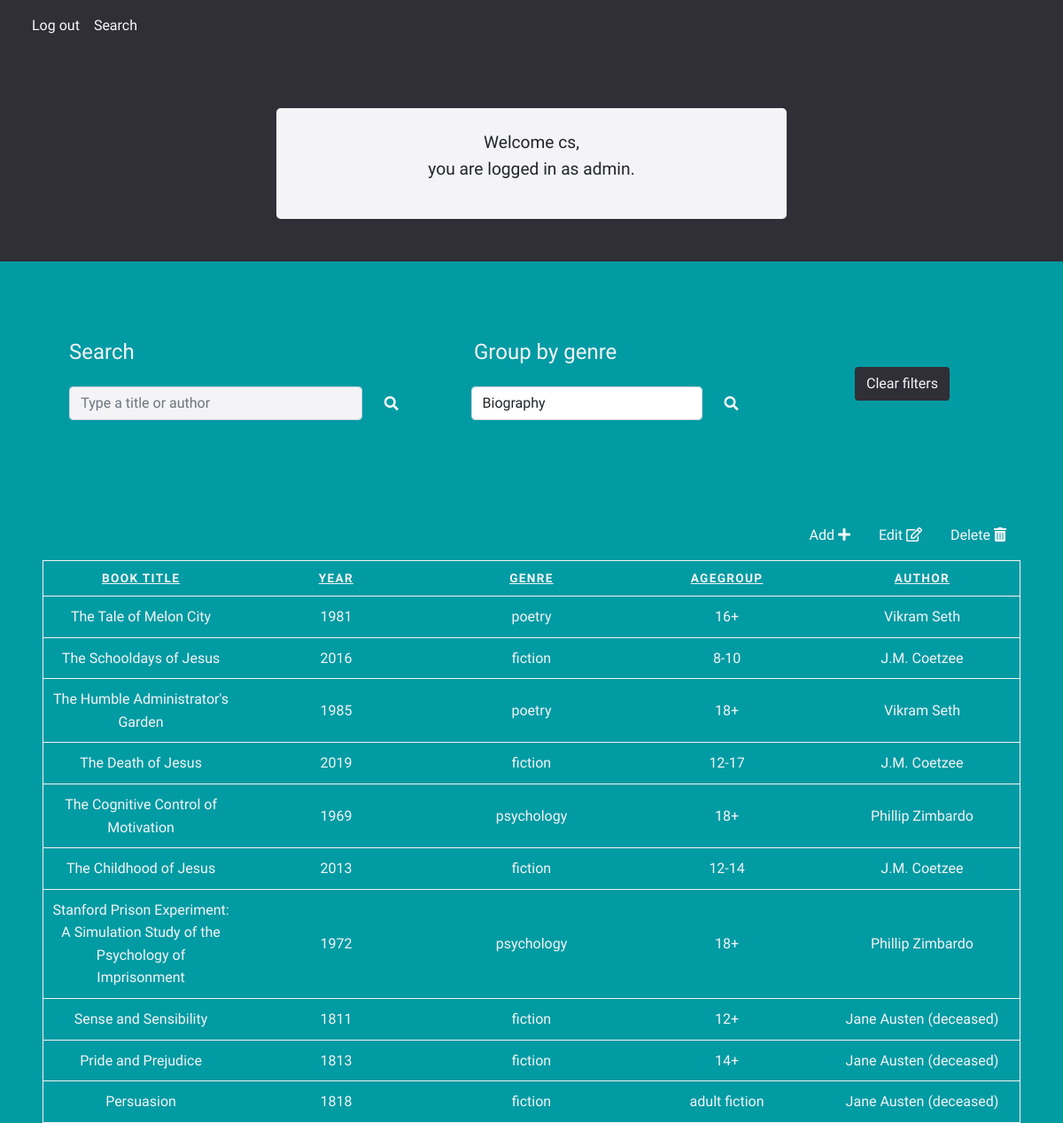
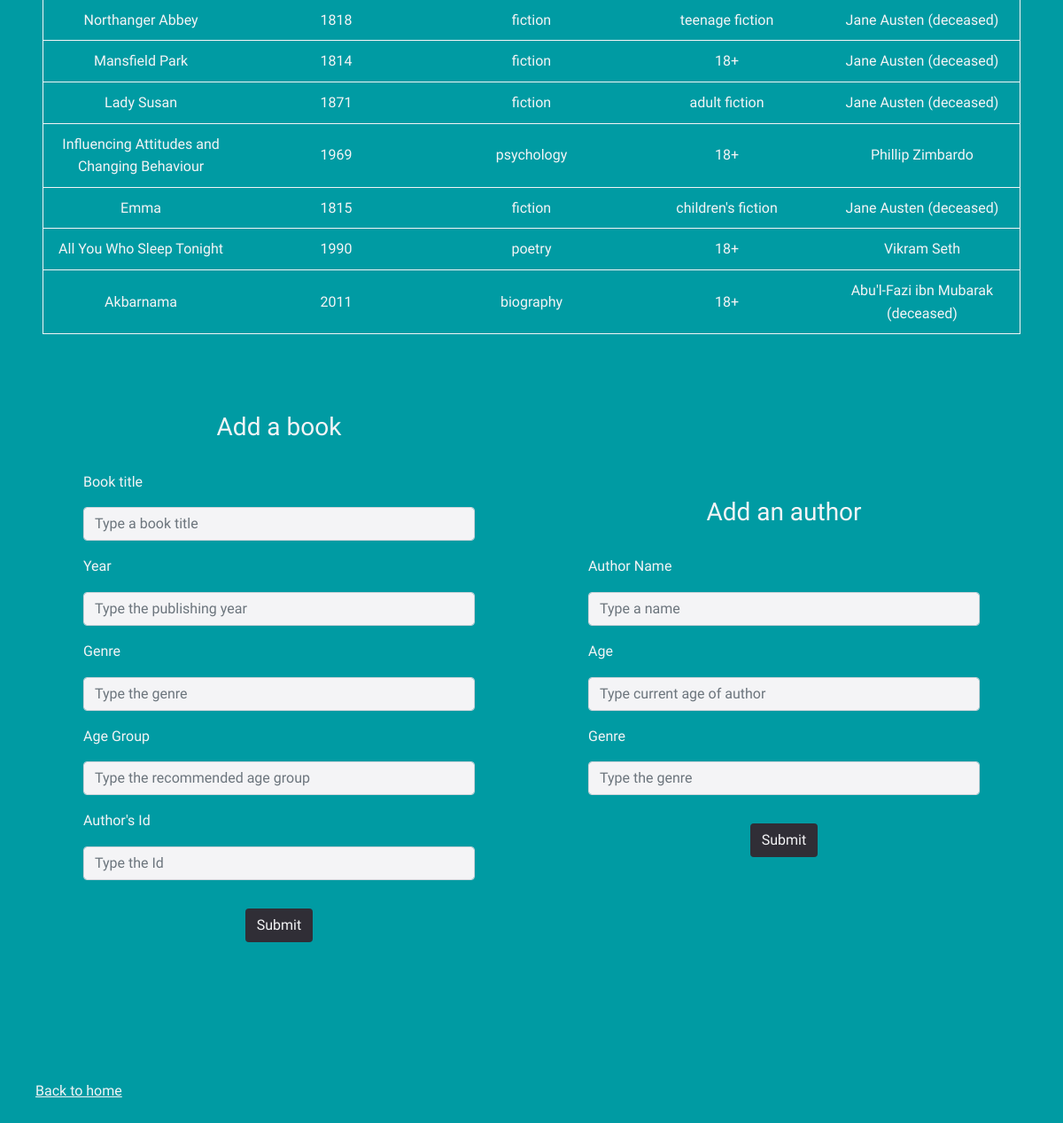
The app's page /searchbooks.php?sort=bookTitle&order=DESC (signed in) with its own data (2 pictures, top to bottom).
### tables this page shows
CREATE TABLE `users` (
  `usersId` int(11) NOT NULL,
  `usersName` varchar(128) NOT NULL,
  `usersEmail` varchar(128) NOT NULL,
  `usersUid` varchar(128) NOT NULL,
  `usersPwd` varchar(128) NOT NULL,
  `userType` varchar(11) DEFAULT NULL
);

CREATE TABLE `books` (
  `bookId` int(11) NOT NULL,
  `bookTitle` varchar(100) NOT NULL,
  `year` int(4) NOT NULL,
  `genre` varchar(20) NOT NULL,
  `agegroup` varchar(50) DEFAULT NULL,
  `authorsId` int(11) NOT NULL
);

CREATE TABLE `authors` (
  `authorsId` int(11) NOT NULL,
  `authorName` varchar(100) NOT NULL,
  `age` int(3) DEFAULT NULL,
  `genre` varchar(50) DEFAULT NULL
);

### admin/common.php (called while the page is built, shortened)
<?php
function escape($html)
{
  return htmlspecialchars($html, ENT_QUOTES | ENT_SUBSTITUTE, "UTF-8");
}

### searchbooks.php (the view, shortened to what this page needs)
<div class='header text-white'>
    <?php
    require 'includes/dbh.inc.php';
    require_once 'admin/common.php';
    include_once 'header.php';
    ?>
    <div class="text-center p-4">
        <?php
        if (isset($_SESSION['usersUid'])) {
            echo "<div class='msg-box form-width mx-auto text-dark p-4 m-4'><p>Welcome " . $_SESSION['usersUid'] . ",<br>";
        }
        $username = $_SESSION['usersUid'];
        $query = "SELECT * FROM users WHERE usersUid = ?;";
        $stmt = mysqli_stmt_init($conn);
        mysqli_stmt_prepare($stmt, $query);
        if (!mysqli_stmt_prepare($stmt, $query)) {
            exit('There was a connection error');
        }
        mysqli_stmt_bind_param($stmt, "s", $username);
        mysqli_stmt_execute($stmt);
        $result = mysqli_stmt_get_result($stmt);
        if ($result) {
            while ($row = mysqli_fetch_array($result)) {
                echo "you are logged in as "  . $row['userType'] . ".</p></div>";
                echo "</div>";
                echo "</div>";
                echo "<div id='search' class='container p-4'>
                   <div class='row mt-5'>
                    <div class='col-md-5 text-center'>";
                if ($row['userType'] == 'member') {
                    echo "<h4 class='m-3 ms-4 text-start'>Search</h4>
            <form method='post'>
            <div class='mx-auto'>
                <input class='form-control w-75 mx-auto d-inline' type='text' id='filter' name='filter' placeholder='Type a book title' />
                <button class='btn m-2 text-light d-inline' type='submit' name='search'><i class='fas fa-search'></i></button>
                </div>";
                } else {
                    echo "<h4 class='m-3 ms-4 text-start'>Search</h4>
            <form method='post'>
            <div class='mx-auto'>
                <input class='form-control w-75 d-inline' type='text' id='filter' name='filter' placeholder='Type a title or author' />
                <button class='btn m-2 text-light d-inline' type='submit' name='searchAuthor'><i class='fas fa-search'></i></button>
                </div>";
                }
            }
        }
        ?>
    </div>
    <div class="col-md-4 text-center">
        <div class='mx-auto'>
            <h4 class="m-3 text-start">Group by genre</h4>
            <select class="form-control w-75 d-inline" name="genre" id="genre">
                <option value="biography">Biography</option>
            </select>
            <button class="btn m-2 text-light d-inline" type="submit" name="submitgenre" value="Search genre" onclick="history.go(-1)"><i class='fas fa-search'></i></button>
        </div>
    </div>
    <div class="col-md-3 text-center my-auto">
        <input class="btn m-3" type="submit" name="clear" value="Clear filters" />
    </div>
</div>
</div>
<div class="mx-5 my-2 navigation">
    <?php
    if ($_SESSION['userType'] == 'admin') {
        echo "<ul class='nav justify-content-end'>
                 <li class='nav-item'>
                     <a class='nav-link active text-light' aria-current='page' href='#add'>Add <i class='fas fa-plus'></i></a>
                 </li>
                 <li class='nav-item'>
                     <a class='nav-link text-light' href='admin/update.php'>Edit <i class='far fa-edit'></i></a>
                 </li>
                 <li class='nav-item'>
                     <a class='nav-link text-light' href='admin/delete.php'>Delete <i class='fas fa-trash-alt'></i></a>
                 </li>
             </ul>";
    }
    ?>
</div>
<div class="mx-auto pt-0 p-5">
    <?php
    if ($searchResult) {
        if ($searchResult->num_rows > 0) {
            echo
            "<table>
                    <thead>
                        <tr>
                        <th scope='col'>Book title</th>
                        <th scope='col'>Year</th>
                        <th scope='col'>Genre</th>
                        <th scope='col'>Agegroup</th>
                        <th scope='col'>Author</th>
                        </tr>
                    </thead>";
            while ($row = $searchResult->fetch_assoc()) {
                echo "<tr>";
                echo "<td data-label='Book title:'>" . $row["bookTitle"] . "</td>";
                echo "<td data-label='Due date:'>" . $row["year"] . "</td>";
                echo "<td data-label='Genre:'>" . $row["genre"] . "</td>";
                echo "<td data-label='Agegroup:'>" . $row["agegroup"] . "</td>";
                echo "<td data-label='Author:'>" . $row["authorName"] . "</td>";
                echo "</tr>";
            }
            echo "</table>";
        } else {
            echo "Nothing found for " . $search;
        }
    }
    elseif (isset($_GET['sort'])) {
        $sort = escape($_GET['sort']);
    } else {
        $sort = 'bookTitle';
    }
    if (isset($_GET['order'])) {
        $order = escape($_GET['order']);
    } else {
        $order = 'ASC';
    }
    $sql = "SELECT b.bookTitle, b.year, b.genre, b.agegroup, a.authorName
    FROM books AS b INNER JOIN authors AS a
    ON b.authorsId = a.authorsId ORDER BY $sort $order";
    $result = $conn->query($sql);
    if ($result) {
        if ($result->num_rows > 0) {
            $order == 'DESC' ? $order = 'ASC' : $order = 'DESC';
            echo
            "<table>
                    <thead>
                        <tr>
                        <th scope='col'><a href='searchbooks.php?sort=bookTitle&order=$order'>Book title</a></th>
                        <th scope='col'><a href='searchbooks.php?sort=year&order=$order'>Year</a></th>
                        <th scope='col'><a href='searchbooks.php?sort=genre&order=$order'>Genre</th>
                        <th scope='col'><a href='searchbooks.php?sort=agegroup&order=$order'>Agegroup</a></th>
                        <th scope='col'><a href='searchbooks.php?sort=authorName&order=$order'>Author</a></th>
                        </tr>
                    </thead>";
            while ($row = $result->fetch_assoc()) {
                echo "<tr>";
                echo "<td data-label='Book title:'>" . $row["bookTitle"] . "</td>";
                echo "<td data-label='Year:'>" . $row["year"] . "</td>";
                echo "<td data-label='Genre:'>" . $row["genre"] . "</td>";
                echo "<td data-label='Agegroup:'>" . $row["agegroup"] . "</td>";
                echo "<td data-label='Autor:'>" . $row["authorName"] . "</td>";
                echo "</tr>";
            }
            echo "</table>";
        } else {
            echo "Error selecting table " . $conn->error;
        }
    }
    ?>
</div>
<div class='container my-4' id='add'>
    <div class='row'>
        <div class='col-sm-6 p-3 text-center'>
            <?php
            if ($_SESSION['userType'] == 'admin') {
                echo "<h3>Add a book</h3>
                         <form class='text-start p-4 mx-4' method='post'>
                             <label for='bookTitle'>Book title</label>
                             <input class='form-control info my-3' type='text' name='bookTitle' id='bookTitle' placeholder='Type a book title'>
                             <label for='year'>Year</label>
                             <input class='form-control my-3' type='number' name='year' id='year' placeholder='Type the publishing year'>
                             <label for='genre'>Genre</label>
                             <input class='form-control my-3' type='text' name='genre' id='genre' placeholder='Type the genre'>
                             <label for='age'>Age Group</label>
                             <input class='form-control my-3' type='text' name='agegroup' id='agegroup' placeholder='Type the recommended age group'>
                             <label for='authorsId'>Author's Id</label>
                             <input class='form-control my-3' type='text' name='authorsId' id='authorsId' placeholder='Type the Id'>
                             <div class='text-center pt-3'>
                             <input class='btn' type='submit' name='submitBook' value='Submit'>
                             </div>
                         </form>
                         </div>
                     <br><br>";
            }
            ?>
            <div class='col-sm-6 p-3 text-center my-auto'>
                <?php
                if ($_SESSION['userType'] == 'admin') {
                    echo "<h3>Add an author</h3>
                            <form class='text-start p-4 mx-4' method='post'>
                            <label for='authorName'>Author Name</label>
                            <input class='form-control my-3' type='text' name='authorName' id='authorName' placeholder='Type a name'>
                            <label for='age'>Age</label>
                            <input class='form-control my-3' type='number' name='age' id='age' placeholder='Type current age of author'>
                            <label for='genre'>Genre</label>
                            <input class='form-control my-3' type='text' name='genre' id='genre' placeholder='Type the genre'>
                            <div class='text-center pt-3'>
                            <input class='btn' type='submit' name='addAuthor' value='Submit'>
                            </div>
                            </form>
                            </div>
                        </div>
                        </div>
                        <br><br>";
                }
                ?>
                <div class="m-4">
                    <?php
                    if ($_SESSION['userType'] == 'admin') {
                        echo "<a class='p-3' href='searchbooks.php?userType=admin'>Back to home</a>";
                    } elseif ($_SESSION['userType'] == 'member') {
                        echo "<a class='p-3' href='searchbooks.php?userType=member'>Back to home</a>";
                    }
                    ?>
                </div>
                <?php
                include_once 'footer.php';
                ?>

### css/stylesheet.css (style rules this page uses)
html { box-sizing: border-box; }
*, *::before, *::after { box-sizing: inherit; -webkit-font-smoothing: antialiased; -moz-osx-font-smoothing: grayscale; line-height: 1.6; scroll-behavior: smooth; }
h1, h2, h3, h4, h5 { line-height: 1.2; }
body { color: #F4F4F6; background-color: #009BA3; font-family: 'Zen Antique Soft', serif; margin-top: 0; }
textarea, input[type] { background-color: #F4F4F6; }
.header { background-color: #302E36; }
.msg-box { background-color: #F4F4F6; font-size: larger; border-top-right-radius: 5px; border-top-left-radius: 5px; border-bottom-right-radius: 5px; border-bottom-left-radius: 5px; }
input[type=submit], button { background-color: #302E36; color: #F4F4F6; }
a { color: #F4F4F6; }
table { border: 1px solid; border-collapse: collapse; margin: 0; padding: 0; table-layout: fixed; width: 100%; }
table tr { border: 1px solid; padding: .35em; }
table th, table td { padding: .625em; text-align: center; }
table th { font-size: .85em; letter-spacing: .1em; text-transform: uppercase; }
.form-width { width: 50%; }

### records on screen
users: userType "admin"
books: bookTitle "The Tale of Melon City", year "1981", genre "poetry", agegroup "16+", authorsId.authorName "Vikram Seth"
books: bookTitle "The Schooldays of Jesus", year "2016", genre "fiction", agegroup "8-10", authorsId.authorName "J.M. Coetzee"
books: bookTitle "The Humble Administrator's Garden", year "1985", genre "poetry", agegroup "18+", authorsId.authorName "Vikram Seth"
books: bookTitle "The Death of Jesus", year "2019", genre "fiction", agegroup "12-17", authorsId.authorName "J.M. Coetzee"
books: bookTitle "The Cognitive Control of Motivation", year "1969", genre "psychology", agegroup "18+", authorsId.authorName "Phillip Zimbardo"
books: bookTitle "The Childhood of Jesus", year "2013", genre "fiction", agegroup "12-14", authorsId.authorName "J.M. Coetzee"
books: bookTitle "Stanford Prison Experiment: A Simulation Study of the Psychology of Imprisonment", year "1972", genre "psychology", agegroup "18+", authorsId.authorName "Phillip Zimbardo"
books: bookTitle "Sense and Sensibility", year "1811", genre "fiction", agegroup "12+", authorsId.authorName "Jane Austen (deceased)"
books: bookTitle "Pride and Prejudice", year "1813", genre "fiction", agegroup "14+", authorsId.authorName "Jane Austen (deceased)"
books: bookTitle "Persuasion", year "1818", genre "fiction", agegroup "adult fiction", authorsId.authorName "Jane Austen (deceased)"
books: bookTitle "Northanger Abbey", year "1818", genre "fiction", agegroup "teenage fiction", authorsId.authorName "Jane Austen (deceased)"
books: bookTitle "Mansfield Park", year "1814", genre "fiction", agegroup "18+", authorsId.authorName "Jane Austen (deceased)"
books: bookTitle "Lady Susan", year "1871", genre "fiction", agegroup "adult fiction", authorsId.authorName "Jane Austen (deceased)"
books: bookTitle "Influencing Attitudes and Changing Behaviour", year "1969", genre "psychology", agegroup "18+", authorsId.authorName "Phillip Zimbardo"
books: bookTitle "Emma", year "1815", genre "fiction", agegroup "children's fiction", authorsId.authorName "Jane Austen (deceased)"
books: bookTitle "All You Who Sleep Tonight", year "1990", genre "poetry", agegroup "18+", authorsId.authorName "Vikram Seth"
books: bookTitle "Akbarnama", year "2011", genre "biography", agegroup "18+", authorsId.authorName "Abu'l-Fazi ibn Mubarak (deceased)"

### other values on screen
$_SESSION['usersUid'] "cs"
